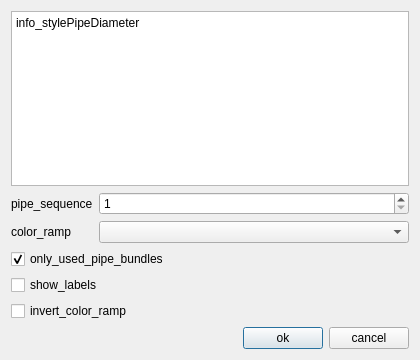
<?xml version="1.0" encoding="UTF-8"?>
<ui version="4.0">
 <class>StylePipeDiameterDialog</class>
 <widget class="QDialog" name="StylePipeDiameterDialog">
  <property name="geometry">
   <rect>
    <x>0</x>
    <y>0</y>
    <width>420</width>
    <height>360</height>
   </rect>
  </property>
  <property name="windowTitle">
   <string>style_pipe_diameter</string>
  </property>
  <layout class="QVBoxLayout" name="verticalLayout">
   <item>
    <widget class="QTextEdit" name="info_stylePipeDiameter">
     <property name="sizePolicy">
      <sizepolicy hsizetype="Expanding" vsizetype="Expanding">
       <horstretch>0</horstretch>
       <verstretch>0</verstretch>
      </sizepolicy>
     </property>
     <property name="readOnly">
      <bool>true</bool>
     </property>
     <property name="plainText">
      <string>info_stylePipeDiameter</string>
     </property>
    </widget>
   </item>
   <item>
    <layout class="QFormLayout" name="formLayout">
     <item row="0" column="0">
      <widget class="QLabel" name="label_sequence">
       <property name="text">
        <string>pipe_sequence</string>
       </property>
      </widget>
     </item>
     <item row="0" column="1">
      <widget class="QSpinBox" name="spinBox_sequence">
       <property name="minimum">
        <number>1</number>
       </property>
       <property name="maximum">
        <number>99</number>
       </property>
       <property name="value">
        <number>1</number>
       </property>
      </widget>
     </item>
     <item row="1" column="0">
      <widget class="QLabel" name="label_colorRamp">
       <property name="text">
        <string>color_ramp</string>
       </property>
      </widget>
     </item>
     <item row="1" column="1">
      <widget class="QComboBox" name="comboBox_colorRamp"/>
     </item>
    </layout>
   </item>
   <item>
    <widget class="QCheckBox" name="checkBox_onlyUsed">
     <property name="text">
      <string>only_used_pipe_bundles</string>
     </property>
     <property name="checked">
      <bool>true</bool>
     </property>
    </widget>
   </item>
   <item>
    <widget class="QCheckBox" name="checkBox_showLabels">
     <property name="text">
      <string>show_labels</string>
     </property>
    </widget>
   </item>
   <item>
    <widget class="QCheckBox" name="checkBox_invertRamp">
     <property name="text">
      <string>invert_color_ramp</string>
     </property>
    </widget>
   </item>
   <item>
    <layout class="QHBoxLayout" name="horizontalLayout_buttons">
     <item>
      <spacer name="horizontalSpacer">
       <property name="orientation">
        <enum>Qt::Horizontal</enum>
       </property>
       <property name="sizeHint" stdset="0">
        <size>
         <width>40</width>
         <height>20</height>
        </size>
       </property>
      </spacer>
     </item>
     <item>
      <widget class="QPushButton" name="btn_ok">
       <property name="text">
        <string>ok</string>
       </property>
       <property name="default">
        <bool>true</bool>
       </property>
      </widget>
     </item>
     <item>
      <widget class="QPushButton" name="btn_cancel">
       <property name="text">
        <string>cancel</string>
       </property>
      </widget>
     </item>
    </layout>
   </item>
  </layout>
 </widget>
 <resources/>
 <connections/>
</ui>
